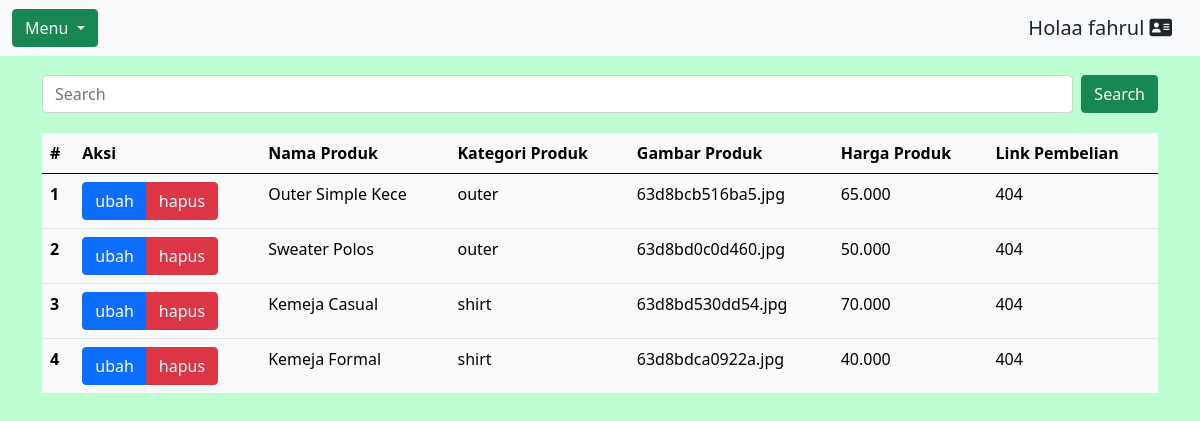
The page /view/admin/index.php (signed in) on the database its author committed.
### tables this page shows
CREATE TABLE `firstshop` (
  `id` int(11) NOT NULL,
  `productName` varchar(300) NOT NULL,
  `productCategory` varchar(200) NOT NULL,
  `productImage` varchar(300) NOT NULL,
  `productPrice` varchar(100) NOT NULL,
  `productOwner` varchar(500) NOT NULL,
  `productLink` varchar(500) NOT NULL
);

### model/dbConfig.php (called while the page is built, shortened)
<?php
$conn = mysqli_connect("localhost", "id19968197_fahrul", "@I9g?^2-~[\Eh(\h", "id19968197_affiliate");
function query($query)
{
    global $conn;
    $result = mysqli_query($conn, $query);
    $rows = [];
    while ($row = mysqli_fetch_assoc($result)) {
        $rows[] = $row;
    }
    return $rows;
}

### view/admin/index.php (the view, shortened to what this page needs)
<?php
require '../../model/dbConfig.php';
require '../../assets/css/admin/headerAdmin.php';
require '../../assets/css/admin/navbarAdmin.php';
$username = $_SESSION['username'];
$produk = query("SELECT * FROM firstshop WHERE productOwner = '$username'");
?>
<!DOCTYPE html>
<html lang="en">
<head>
</head>
<body>
    <div class="container">
        <form class="d-flex" action="" method="post">
            <input name="keyword" class="form-control me-2" type="text" placeholder="Search" aria-label="Search">
            <button name="cari" value="cari" class="btn btn-success" type="submit">Search</button>
        </form>
        <div class="container">
            <div class="row">
                <table class="table table-light table-hover">
                    <thead>
                        <tr>
                            <th>#</th>
                            <th>Aksi</th>
                            <th>Nama Produk</th>
                            <th>Kategori Produk</th>
                            <th>Gambar Produk</th>
                            <th>Harga Produk</th>
                            <th>Link Pembelian</th>
                        </tr>
                    </thead>
                    <tbody>
                        <?php $i = 1; ?>
                        <?php foreach ($produk as $prdk) : ?>
                            <tr>
                                <th><?= $i; ?></th>
                                <td>
                                    <div class="btn-group" role="group" aria-label="Basic example">
                                        <a href="updateProduct.php?id=<?= $prdk["id"]; ?>" class="btn btn-primary">ubah</a>
                                        <a href="deleteProduct.php?id=<?= $prdk["id"]; ?>" class="btn btn-danger" onclick="return confirm('Konfirmasi penghapusan data');">hapus</a>
                                    </div>
                                </td>
                                <td><?= $prdk["productName"]; ?></td>
                                <td><?= $prdk["productCategory"]; ?></td>
                                <td><?= $prdk["productImage"]; ?></td>
                                <td><?= $prdk["productPrice"]; ?></td>
                                <td><?= $prdk["productLink"]; ?></td>
                            </tr>
                            <?php $i++; ?>
                        <?php endforeach; ?>
                    </tbody>
                </table>
            </div>
        </div>
    </div>
</body>
</html>

### assets/css/admin/headerAdmin.php (shortened to what this page needs)
<!doctype html>
<html lang="en">
<head>
    <link href="https://cdn.jsdelivr.net/npm/bootstrap@5.0.2/dist/css/bootstrap.min.css" rel="stylesheet">
    <link href="https://cdnjs.cloudflare.com/ajax/libs/font-awesome/6.0.0/css/all.min.css" rel="stylesheet" />
    <link rel="stylesheet" href="https://cdnjs.cloudflare.com/ajax/libs/font-awesome/6.0.0-beta2/css/all.min.css" />
    <link rel="stylesheet" href="https://cdn.jsdelivr.net/npm/@fortawesome/fontawesome-free@5.15.4/css/fontawesome.min.css">
</head>
<body>
</body>
</html>

### assets/css/admin/navbarAdmin.php (shortened to what this page needs)
<?php
$username = $_SESSION['username'];
?>
<nav class="navbar navbar-expand-lg navbar-dark bg-light fixed-top">
    <div class="container-fluid">
        <div class="dropdown">
            <button class="btn btn-success dropdown-toggle" type="button" id="dropdownMenuButton1" data-bs-toggle="dropdown" aria-expanded="false">
                Menu
            </button>
        </div>
        <a class="navbar-brand text-dark" href="#">Holaa <?= $username; ?> <i class="fas fa-address-card"></i></a>
    </div>
</nav>

### view/admin/index.php (style rules this page uses)
body { margin-top: 75px; background-color: #beffd4; }
.container { margin-top: 20px; }

### rows shown on the page
firstshop: productName "Outer Simple Kece", productCategory "outer", productImage "63d8bcb516ba5.jpg", productPrice "65.000", productLink "404"
firstshop: productName "Sweater Polos", productCategory "outer", productImage "63d8bd0c0d460.jpg", productPrice "50.000", productLink "404"
firstshop: productName "Kemeja Casual", productCategory "shirt", productImage "63d8bd530dd54.jpg", productPrice "70.000", productLink "404"
firstshop: productName "Kemeja Formal", productCategory "shirt", productImage "63d8bdca0922a.jpg", productPrice "40.000", productLink "404"

### other values the page prints
$username "fahrul"
